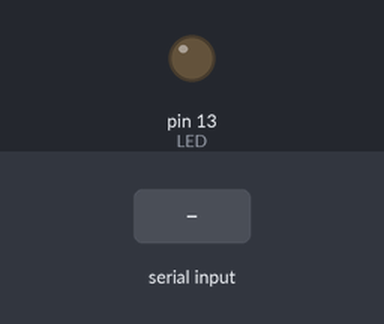
The sketch below on a simulated Arduino Uno, built with avr-gcc and run on an emulated ATmega328P. Parts: output pins drawn as LEDs (lit = HIGH). The test bench sets the inputs (shaded band). What the sketch prints to the serial monitor is not drawn.

Above: at 1.2 s.
1.3 s: byte 30 received over Serial
At 1.7 s:
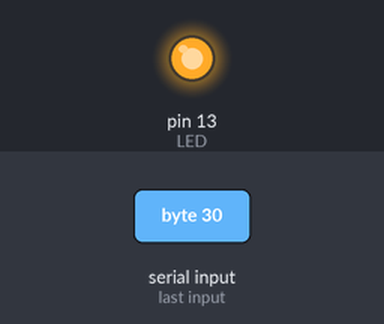
3.3 s: byte 90 received over Serial
At 4.6 s:
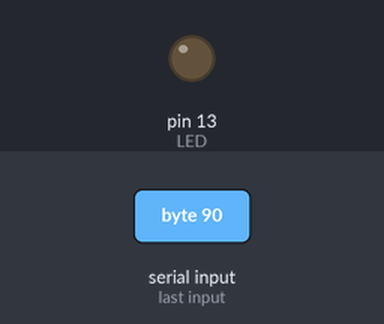
4.8 s: byte 120 received over Serial
At 5.2 s:
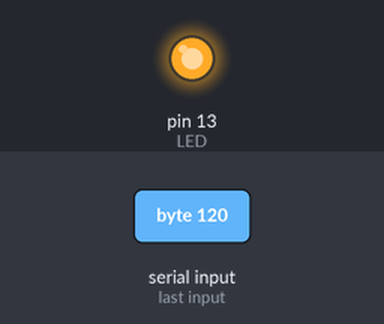
Timing chart, 0 to 7.8 s (numbered marks = the images above; inputs shaded):
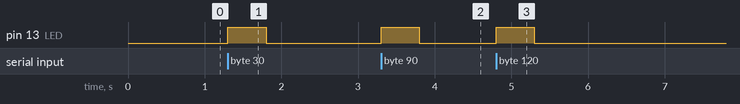

Measured:
- after the input at 1.3 s, pin 13 (LED): LOW → HIGH at once, → LOW 0.50 s later
- after the input at 3.3 s, pin 13 (LED): LOW → HIGH at once, → LOW 0.50 s later
- after the input at 4.8 s, pin 13 (LED): LOW → HIGH at once, → LOW 0.50 s later

The sketch:

gmailnotify.ino
```cpp
char inByte;
const int LED = 13;

void setup(){
  pinMode(LED, OUTPUT);
  Serial.begin(9600);
  Serial.println("setupDone");
}

void loop(){
  if (Serial.available() > 0) {
    inByte = Serial.read();
    Serial.println(inByte);
    digitalWrite(LED, HIGH);
    delay(500);
  } else {
    digitalWrite(LED, LOW);
  }
}
```
